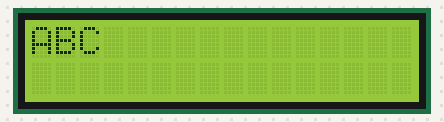
A program run on a simulated Arduino Uno, built with avr-gcc and run on an emulated ATmega328P. Shown: 16×2 character LCD.

Above: at 0.1 s.
At 2.1 s:
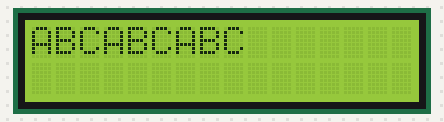
At 5.1 s:
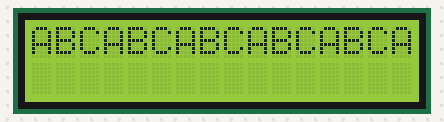
At 13.2 s:
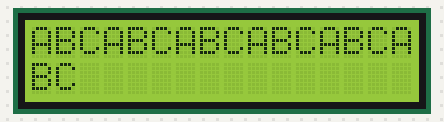
At 18.2 s:
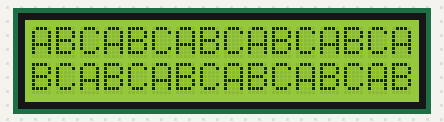
At 31.2 s:
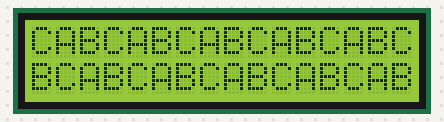

Measured:
- what the display in image 1 shows lasts 1.0 s, from 2.1 s to 3.1 s
- what the display in image 2 shows lasts 8.0 s, from 5.1 s to 13.1 s

The program:

main.cpp
```cpp
#include <Arduino.h>
#include <LiquidCrystal_I2C.h>
#include <Wire.h>

LiquidCrystal_I2C lcd(0x27, 16, 2);

//#define DEMO_IOT
#define MESURE_OSCILLOSCOPE

void setup() {
  Serial.begin(9600);
  byte coeur[8] = {0b00000, 0b01010, 0b11111, 0b11111,
                   0b11111, 0b01110, 0b00100, 0b00000};

  lcd.init();
  lcd.backlight();
#ifdef DEMO_IOT
  lcd.createChar(0, coeur);

  lcd.clear();
  lcd.setCursor(0, 0);
  lcd.print("Bonjour a tous !");
  lcd.setCursor(0, 1);
  lcd.print("Bienvenue !");
  lcd.write((byte)0);
#endif
}

void loop() {
#ifdef MESURE_OSCILLOSCOPE
  lcd.print("ABC");
  // lcd.print("E");
  delay(1000);

  /*
  Analyse oscilloscope "ABC" :
  Envoi de 4bits en 3 étapes (préparation, envoi, validation)
   1 : 0100 1001  // A : >>0100<< 0001  0x41
   2 : 0100 1101
   3 : 0100 1001

   4 : 0001 1001  // A : 0100 >>0001<<  0x41
   5 : 0001 1101
   6 : 0001 1001


   7 : 0100 1001  // B : 0100 0010
   8 : 0100 1101
   9 : 0100 1001

  10 : 0010 1001
  11 : 0010 1101
  12 : 0010 1001


  13 : 0100 1001  // C : 0100 0011
  14 : 0100 1101
  15 : 0100 1001

  16 : 0011 1001
  17 : 0011 1101
  18 : 0011 1001


  Analyse oscilloscope "E" :
   1 : 0100 1001  // E : 0100 0101
   2 : 0100 1101
   3 : 0100 1001

   4 : 0101 1001
   5 : 0101 1101
   6 : 0101 1001

  */
#endif
}
```
